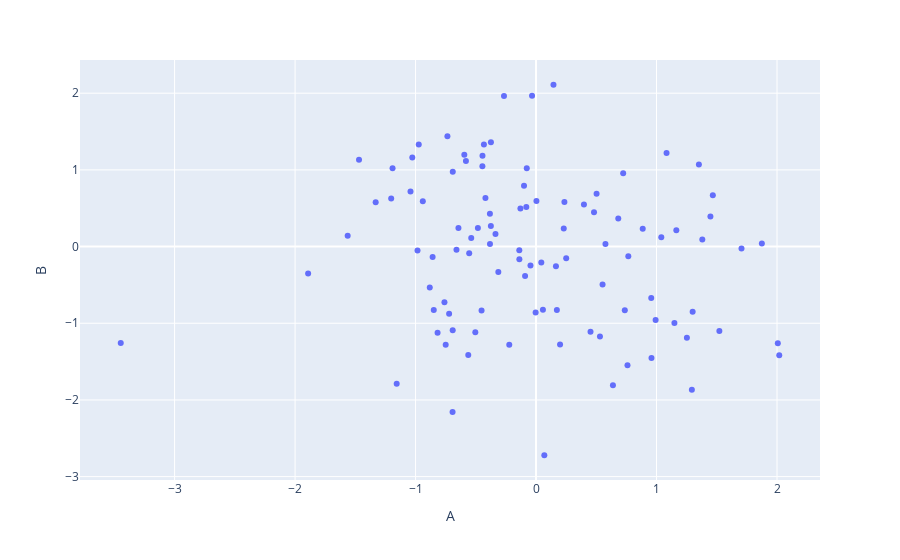

The notebook cell this image was saved under:
### Markdown cell above
### Scatter Plots

### Code cell
px.scatter(x=df['A'], y=df['B'])
px.scatter(df, x='A', y='B')
